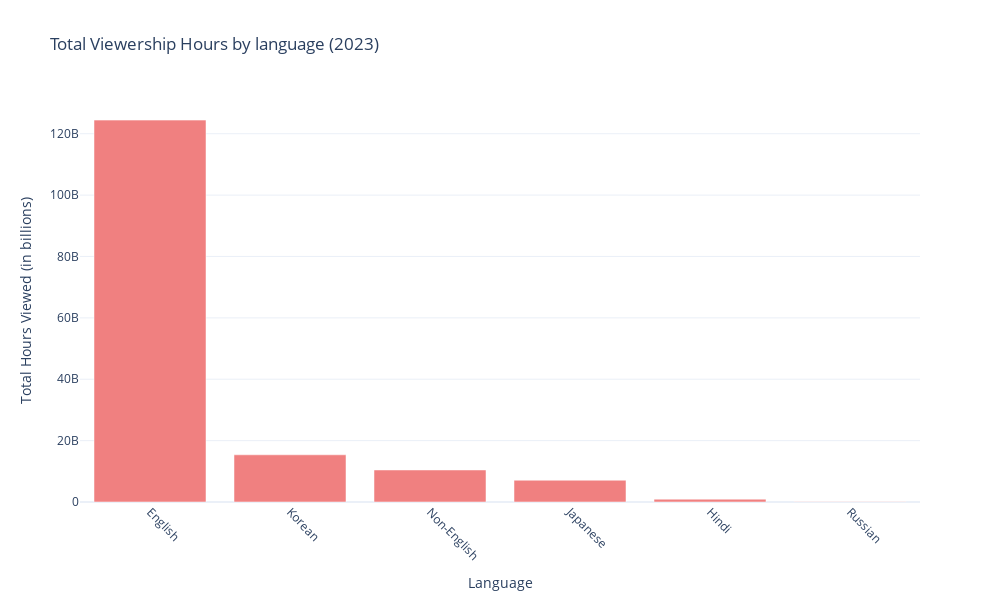

This figure's notebook cell:
### Markdown cell above
ANALYZING DISTRIBUTION OF VIEWERSHIP

### Code cell
language_viewership = netflix_data.groupby('Language Indicator')['Hours Viewed'].sum().sort_values(ascending=False)
fig = go.Figure(data=[
    go.Bar(
        x=language_viewership.index,
        y=language_viewership.values,
        marker_color='lightcoral'
    )
])
fig.update_layout(
    title='Total Viewership Hours by language (2023)',
    xaxis_title='Language',
    yaxis_title='Total Hours Viewed (in billions)',
    xaxis_tickangle=45,
    height=600,
    width=1000
)
fig.show()

### Figure 1 — Plotly figure (JSON) as saved in the notebook; plotly's stock layout.template omitted (floating-point values rounded to 4 significant figures)
{"data": [{"marker": {"color": "lightcoral"}, "type": "bar", "x": ["English", "Korean", "Non-English", "Japanese", "Hindi", "Russian"], "y": [124400000000.0, 15380000000.0, 10440000000.0, 7102000000.0, 926100000.0, 114600000.0]}], "layout": {"height": 600, "title": {"text": "Total Viewership Hours by language (2023)"}, "width": 1000, "xaxis": {"tickangle": 45, "title": {"text": "Language"}}, "yaxis": {"title": {"text": "Total Hours Viewed (in billions)"}}}}
